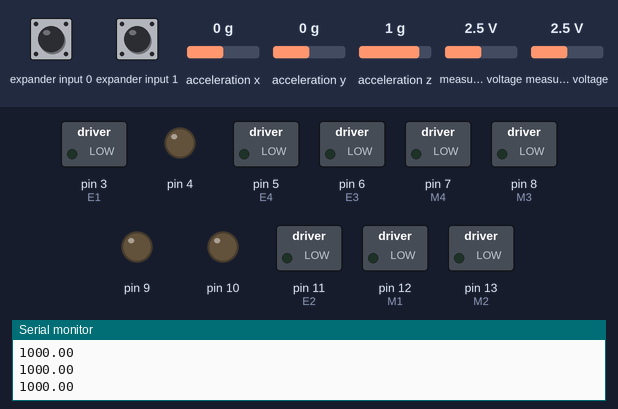
The sketch below on a simulated Arduino Uno, built with avr-gcc and run on an emulated ATmega328P. Parts: switched loads named in the sketch (green lamp = pin HIGH), output pins drawn as LEDs (lit = HIGH), the last lines printed to the serial monitor. Wiring (inferred from the names in the program): Wii Nunchuk at I2C address 0x52. The test bench sets the inputs (shaded band); at power-on: expander input 0 HIGH, measured voltage 2.5 V, expander input 1 HIGH, acceleration x 0 g, acceleration y 0 g, acceleration z 1 g.

Above: at 1.2 s.
1.3 s: expander input 0 pulled LOW for 0.15 s
At 2.3 s:
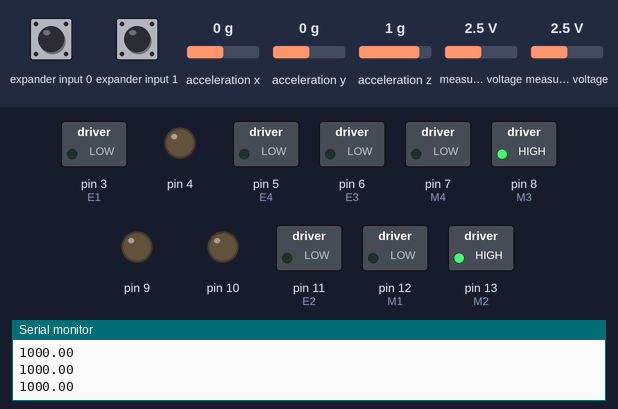
3.0 s: measured voltage (sensor 200) set to 2.2 V
At 3.7 s:
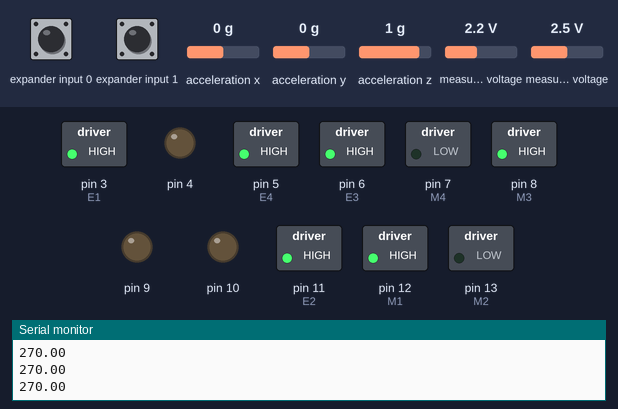
4.5 s: expander input 1 pulled LOW for 0.15 s
At 4.59 s:
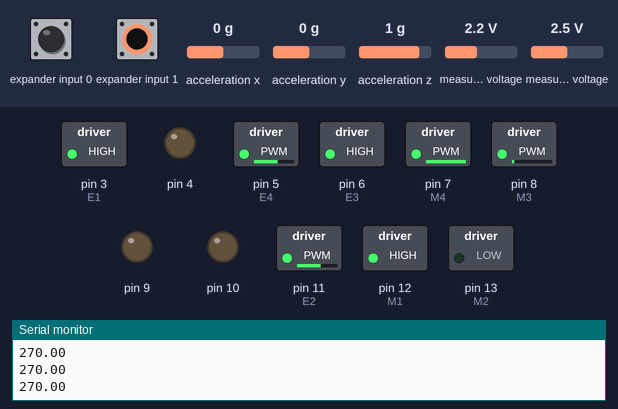
6.2 s: measured voltage (sensor 201) set to 2.2 V
At 7.4 s:
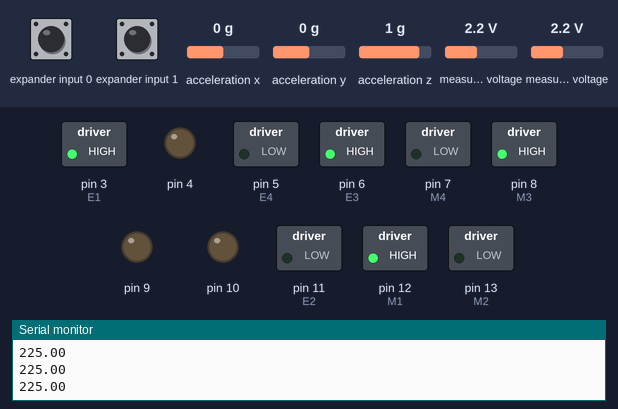
7.7 s: measured voltage (sensor 200) set to 0.6 V
9.2 s: measured voltage (sensor 200) set to 0.3 V
At 9.6 s:
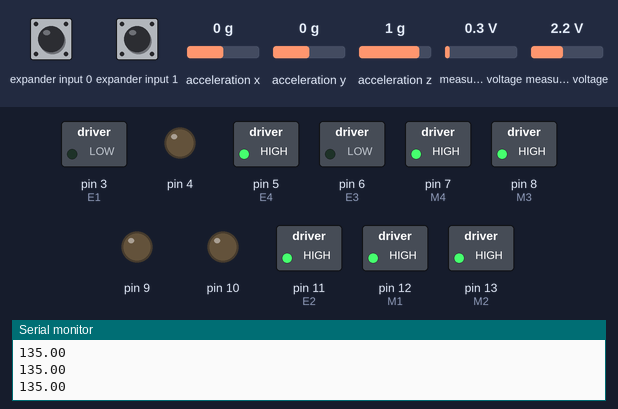
Timing chart, 0 to 11.7 s (numbered marks = the images above; inputs shaded):
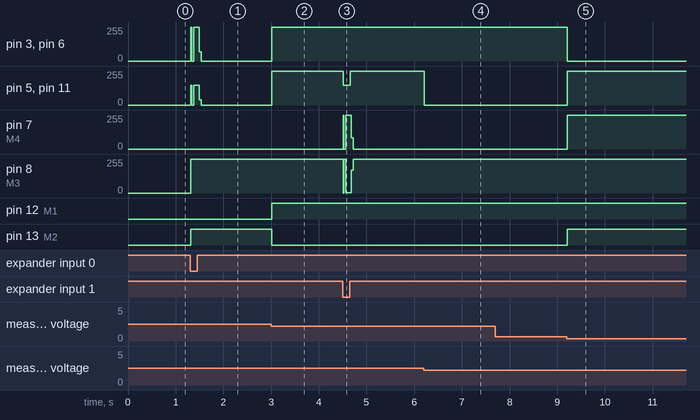

The sketch:

pilotage_nunchuck_test2.ino
```cpp
#include <Wire.h>
#include <math.h>

//Front motors
int E1 = 3; //M1 Speed Control
int E2 = 11; //M2 Speed Control
int M1 = 12; //M1 Direction Control
int M2 = 13; //M2 Direction Control

//Rear motors
int E3 = 6; //M1 Speed Control
int E4 = 5; //M2 Speed Control
int M3 = 8; //M1 Direction Control
int M4 = 7; //M2 Direction Control

//parametre
int limit=25;
float V;
float teta=1000;
int leftspeed = 255; //255 is maximum speed
int rightspeed = 150;
// parametre nunchuk
int max_y=225;
int min_y=15;
int max_x=225;
int min_x=15;

// Pas de temps
int time=10;
byte joy_x_axis = 0; // joystick axe x (0-255)
byte joy_y_axis = 0; // joystick axe y (0-255)
int accel_x_axis = 0; // accéléromètre axe x
int accel_y_axis = 0; // accéléromètre axe y
int accel_z_axis = 0; // accéléromètre axe z

 // byte outbuf[5] contains bits for z and c buttons
 // it also contains the least significant bits for the accelerometer data
 // so we have to check each bit of byte outbuf[5]
byte z_button = 0; // bouton Z
byte c_button = 0; // bouton c
byte buffer[6]; // Buffer contenant les 6 précieux octets qui nous intéresse
byte cnt = 0; // index courant de buffer

void setup()
{
  int i;
  for(i=3;i<=13;i++)
  pinMode(i, OUTPUT);

  // INITIALISATION NUNCHUCK sur le port serie
  Serial.begin(9600);
  byte cnt;
  Wire.begin();
  Wire.beginTransmission(0x52);        // device address
  Wire.write(0x40);                    // 1st initialisation register
  Wire.write(0x00);                    // 1st initialisation value
  Wire.endTransmission();
  nunchuck_zero();
  Serial.print ("end setup nunchuk\n");
}

void nunchuck_zero()
  {Wire.beginTransmission (0x52);    Wire.write (0x00); Wire.endTransmission ();}

void nunchuck()
{
  //Acquisition NUNCHUCK
  Wire.requestFrom (0x52,6);
  while (Wire.available ()) {buffer[cnt] = Wire.read();cnt++;}
  if (cnt >= 5)
    {
  // Print the input data we have recieved
  // accel data is 10 bits long so we read 8 bits, then we have to add
  // on the last 2 bits.  That is why I multiply them by 2 * 2
  joy_x_axis = buffer[0]; // joystick axe x (0-255)
  joy_y_axis = buffer[1]; // joystick axe y (0-255)
  accel_x_axis = buffer[2] * 4; // accéléromètre axe x
  accel_y_axis = buffer[3] * 4; // accéléromètre axe y
  accel_z_axis = buffer[4] * 4; // accéléromètre axe z
 // byte outbuf[5] contains bits for z and c buttons
 // it also contains the least significant bits for the accelerometer data
 // so we have to check each bit of byte outbuf[5]
  z_button = 0; // bouton Z
  c_button = 0; // bouton c

  if ((buffer[5] >> 0) & 1)
    z_button = 1;
  if ((buffer[5] >> 1) & 1)
    c_button = 1;
  if ((buffer[5] >> 2) & 1)
    accel_x_axis += 2;
  if ((buffer[5] >> 4) & 1)
    accel_y_axis += 2;
  if ((buffer[5] >> 5) & 1)
    accel_y_axis += 1;
  if ((buffer[5] >> 6) & 1)
    accel_z_axis += 2;
  if ((buffer[5] >> 7) & 1)
    accel_z_axis += 1;
 // affichage sur le moniteur série pour débugage
//  Serial.print (joy_x_axis, DEC);Serial.print ("\t");
//  Serial.print (joy_y_axis, DEC);Serial.print ("\t");
//  Serial.print (accel_x_axis, DEC);Serial.print ("\t");
//  Serial.print (accel_y_axis, DEC);Serial.print ("\t");
//  Serial.print (accel_z_axis, DEC);Serial.print ("\t");
//  Serial.print (z_button, DEC);Serial.print ("\t");
//  Serial.print (c_button, DEC);Serial.print ("\t");
//  Serial.println();
    }
   cnt = 0;
  nunchuck_zero();
}

void stop(void) //Stop
{
  digitalWrite(E1,LOW);
  digitalWrite(E2,LOW);
  digitalWrite(E3,LOW);
  digitalWrite(E4,LOW);
}

void forward(char a,char b)
{
  analogWrite (E1,a);
  digitalWrite(M1,LOW);
  analogWrite (E2,b);
  digitalWrite(M2,LOW);
  analogWrite (E3,a);
  digitalWrite(M3,LOW);
  analogWrite (E4,b);
  digitalWrite(M4,LOW);
}

void reverse (char a,char b)
{
  analogWrite (E1,a);
  digitalWrite(M1,HIGH);
  analogWrite (E2,b);
  digitalWrite(M2,HIGH);
  analogWrite (E3,a);
  digitalWrite(M3,HIGH);
  analogWrite (E4,b);
  digitalWrite(M4,HIGH);
}

void diag1 (char a,char b)
{
  analogWrite (E2,b);
  digitalWrite(M2,LOW);
  analogWrite (E4,b);
  digitalWrite(M4,LOW);
  digitalWrite(E1,LOW);
  digitalWrite(E3,LOW);
}

void diag2 (char a,char b)
{
  analogWrite (E2,b);
  digitalWrite(M2,HIGH);
  analogWrite (E4,b);
  digitalWrite(M4,HIGH);
  digitalWrite(E1,LOW);
  digitalWrite(E3,LOW);
}

void left (char a,char b)
{
  analogWrite (E1,a);
  digitalWrite(M1,HIGH);
  analogWrite (E2,b);
  digitalWrite(M2,LOW);
  analogWrite (E3,a);
  digitalWrite(M3,HIGH);
  analogWrite (E4,b);
  digitalWrite(M4,LOW);
}

void right (char a,char b)
{
  analogWrite (E1,a);
  digitalWrite(M1,LOW);
  analogWrite (E2,b);
  digitalWrite(M2,HIGH);
  analogWrite (E3,a);
  digitalWrite(M3,LOW);
  analogWrite (E4,b);
  digitalWrite(M4,HIGH);
}

void rot_horaire (char a,char b)
{
  analogWrite (E1,a);
  digitalWrite(M1,LOW);
  analogWrite (E2,b);
  digitalWrite(M2,HIGH);
  analogWrite (E3,a);
  digitalWrite(M3,HIGH);
  analogWrite (E4,b);
  digitalWrite(M4,LOW);
}
void rot_antihoraire (char a,char b)
{
  analogWrite (E1,a);
  digitalWrite(M1,HIGH);
  analogWrite (E2,b);
  digitalWrite(M2,LOW);
  analogWrite (E3,a);
  digitalWrite(M3,LOW);
  analogWrite (E4,b);
  digitalWrite(M4,HIGH);
}
void dirteta (int teta,int a,int b)
{
    if (teta>=0 && teta<45)
     {
      V=-(float)a*(-1.0+1.0/45.0*(float)teta);
      analogWrite (E1,a);digitalWrite(M1,LOW);
      analogWrite (E2,V);digitalWrite(M2,LOW);
      analogWrite (E3,a);digitalWrite(M3,LOW);
      analogWrite (E4,V);digitalWrite(M4,LOW);
    }
    if (teta>=45 && teta<90)
     {
      V=(float)a*(-1.0+1.0/45.0*(float)teta);
      analogWrite (E1,a);digitalWrite(M1,LOW);
      analogWrite (E2,V);digitalWrite(M2,HIGH);
      analogWrite (E3,a);digitalWrite(M3,LOW);
      analogWrite (E4,V);digitalWrite(M4,HIGH);
    }
     if (teta>=90 && teta<135)
     {
      V=-(float)a*(-1.0+1.0/45.0*((float)teta-90.0));
      analogWrite (E1,V);digitalWrite(M1,LOW);
      analogWrite (E2,a);digitalWrite(M2,HIGH);
      analogWrite (E3,V);digitalWrite(M3,LOW);
      analogWrite (E4,a);digitalWrite(M4,HIGH);
     }
     if (teta>=135 && teta<180)
     {
      V=(float)a*(-1.0+1.0/45.0*((float)teta-90.0));
      analogWrite (E1,V);digitalWrite(M1,HIGH);
      analogWrite (E2,a);digitalWrite(M2,HIGH);
      analogWrite (E3,V);digitalWrite(M3,HIGH);
      analogWrite (E4,a);digitalWrite(M4,HIGH);
    }
    if (teta>=180 && teta<225)
     {
      V=(float)a*(1.0-1.0/45.0*((float)teta-180.0));
      analogWrite (E1,a);digitalWrite(M1,HIGH);
      analogWrite (E2,V);digitalWrite(M2,HIGH);
      analogWrite (E3,a);digitalWrite(M3,HIGH);
      analogWrite (E4,V);digitalWrite(M4,HIGH);
     }
     if (teta>=225 && teta<270)
     {
      V=-(float)a*(1.0-1.0/45.0*((float)teta-180.0));
      analogWrite (E1,a);digitalWrite(M1,HIGH);
      analogWrite (E2,V);digitalWrite(M2,LOW);
      analogWrite (E3,a);digitalWrite(M3,HIGH);
      analogWrite (E4,V);digitalWrite(M4,LOW);
     }
       if (teta>=270 && teta<315)
     {
      V=(float)a*(1.0-1.0/45.0*((float)teta-270.0));
      analogWrite (E1,V);digitalWrite(M1,HIGH);
      analogWrite (E2,a);digitalWrite(M2,LOW);
      analogWrite (E3,V);digitalWrite(M3,HIGH);
      analogWrite (E4,a);digitalWrite(M4,LOW);
     }
      if (teta>=315 && teta<360)
     {
      V=-(float)a*(1.0-1.0/45.0*((float)teta-270.0));
      analogWrite (E1,V);digitalWrite(M1,LOW);
      analogWrite (E2,a);digitalWrite(M2,LOW);
      analogWrite (E3,V);digitalWrite(M3,LOW);
      analogWrite (E4,a);digitalWrite(M4,LOW);
     }
  //Serial.print(teta); Serial.print ("\t");Serial.print(a); Serial.print ("\t");Serial.println(V,4);

}

///////////////////////////////////////////////////////////////////////////
void loop()
{
  nunchuck();
  //delay(100);

if (joy_y_axis<(125+limit) && joy_y_axis>(125-limit) && joy_x_axis<(125-limit)) {teta=270;}
else if (joy_y_axis<(125+limit) && joy_y_axis>(125-limit) && joy_x_axis>(125+limit)) {teta=90;}
else if (joy_x_axis<(125+limit) && joy_x_axis>(125-limit) && joy_y_axis>(125+limit)) {teta=0;}
else if (joy_x_axis<(125+limit) && joy_x_axis>(125-limit) && joy_y_axis<(125-limit)) {teta=180;}


else if (joy_x_axis>(125+limit) && joy_y_axis>(125+limit)) {teta=45;}
else if (joy_x_axis>(125+limit) && joy_y_axis<(125-limit)) {teta=135;}
else if (joy_x_axis<(125-limit) && joy_y_axis<(125-limit)) {teta=225;}
else if (joy_x_axis<(125-limit) && joy_y_axis>(125+limit)) {teta=315;}

// pilotage au degres pres mais pas robuste avec un nunchuck...
//else if (joy_y_axis>(125+limit) && joy_x_axis>(125+limit)){teta=360.0/(2.0*3.14)*atan(((float)joy_x_axis-125.0)/((float)joy_y_axis-125.0));}
//else if (joy_y_axis>(125+limit) && joy_x_axis<(125-limit)){teta=360.0+360.0/(2.0*3.14)*atan(((float)joy_x_axis-125.0)/((float)joy_y_axis-125.0));}
//else if (joy_y_axis<(125-limit) && joy_x_axis>(125+limit)){teta=180.0+360.0/(2.0*3.14)*atan(((float)joy_x_axis-125.0)/((float)joy_y_axis-125.0));}
//else if (joy_y_axis<(125-limit) && joy_x_axis<(125-limit)){teta=180.0+360.0/(2.0*3.14)*atan(((float)joy_x_axis-125.0)/((float)joy_y_axis-125.0));}
else {teta=1000;}

  Serial.println (teta);

//pilotage moteur avec le joystick
if (teta!=1000)
  {//Serial.println (teta);
dirteta ((int)teta,leftspeed,rightspeed);}
  else
  {stop();}
//pilotage avec boutons
if (z_button==0 && c_button==0 )
  {rot_horaire (leftspeed,rightspeed);}
else if (z_button==1 && c_button==0 )
  {rot_antihoraire (leftspeed,rightspeed);}
//else
 // {stop();}
}
```

Measured:
- the behaviour switches between 2.4 and 2.3 V on measured voltage (sensor 200) (found by bisection; images 1 and 2)
- the behaviour switches between 2.4 and 2.3 V on measured voltage (sensor 201) (found by bisection; images 3 and 4)
- the behaviour switches between 0.5 and 0.4 V on measured voltage (sensor 200) (found by bisection; images 4 and 5)
- after the input at 1.3 s, pin 3 (E1), pin 6 (E3): 0/255 → 254/255 at once, → 0/255 0.18 s later; pin 5 (E4), pin 11 (E2): 0/255 → 149/255 at once, → 0/255 0.18 s later; pin 8 (M3): 0/255 → 255/255 at once; pin 13 (M2): LOW → HIGH at once
- after the input at 3.0 s, pin 3 (E1), pin 5 (E4), pin 6 (E3), pin 11 (E2): 0/255 → 255/255 at once; pin 12 (M1): LOW → HIGH at once; pin 13 (M2): HIGH → LOW at once
- after the input at 4.5 s, pin 5 (E4), pin 11 (E2): 255/255 → 150/255 at once, → 255/255 0.15 s later; pin 7 (M4): 0/255 → 254/255 at once, → 0/255 0.18 s later; pin 8 (M3): 255/255 → 1/255 at once, → 255/255 0.18 s later
- after the input at 6.2 s, pin 5 (E4), pin 11 (E2): 255/255 → 0/255 at once
- after the input at 9.2 s, pin 3 (E1), pin 6 (E3): 255/255 → 0/255 at once; pin 5 (E4), pin 7 (M4), pin 11 (E2): 0/255 → 255/255 at once; pin 13 (M2): LOW → HIGH at once
